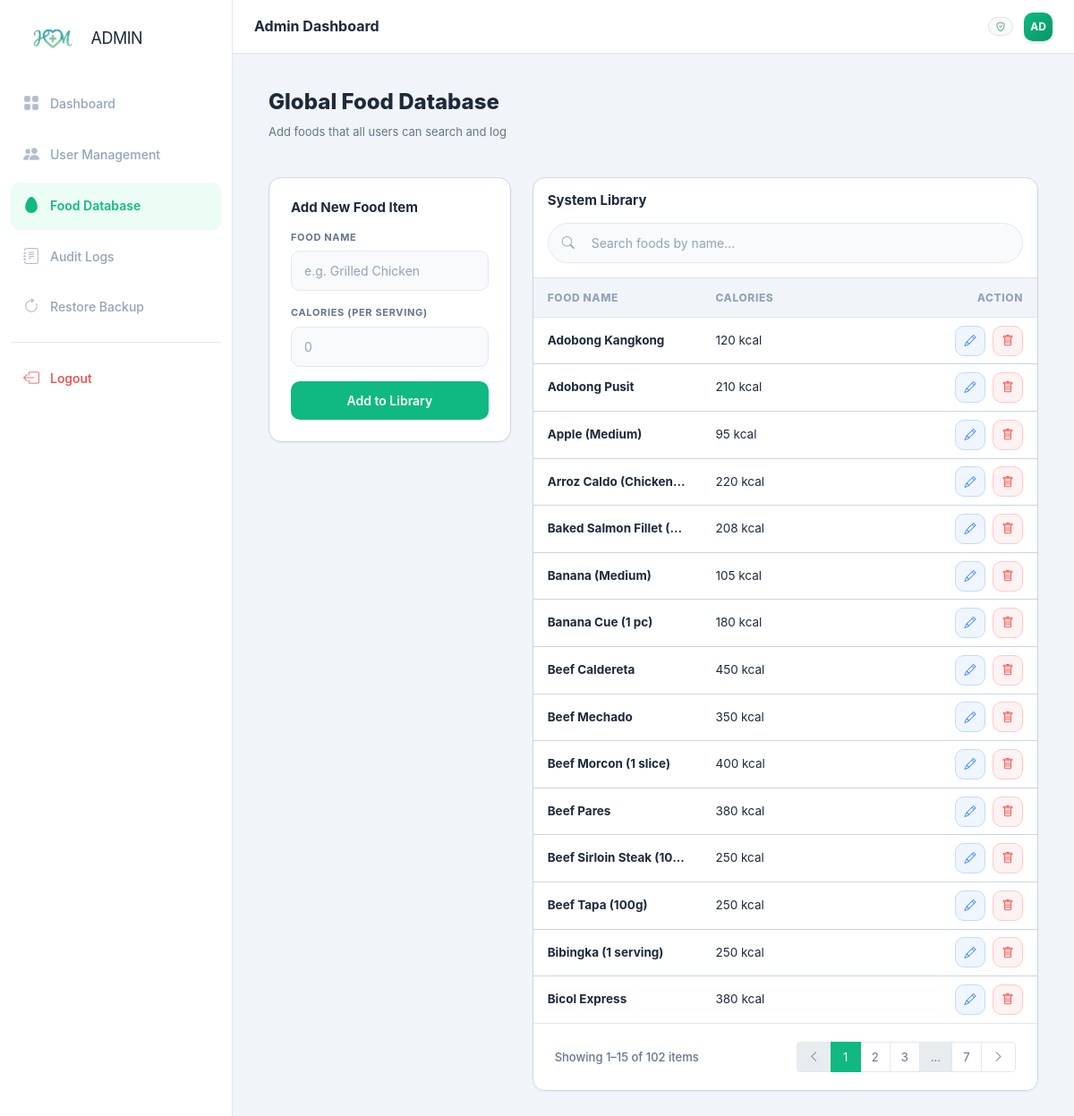
Screenshot of /admin/foods (signed in) with the database file from the repository.
### app.py (models this page shows)
class GlobalFood(db.Model):
    __tablename__ = 'global_foods'
    id        = db.Column(db.Integer, primary_key=True)
    name      = db.Column(db.String(120), unique=True, nullable=False)
    calories_per_100g = db.Column(db.Float, nullable=False)
    serving_size      = db.Column(db.String(50), default='100g')
    category  = db.Column(db.String(50), default='General')
    created_at = db.Column(db.DateTime, default=datetime.datetime.utcnow)
    updated_at = db.Column(db.DateTime, default=datetime.datetime.utcnow,
                        onupdate=datetime.datetime.utcnow)
    @property
    def calories(self): # Compatibility with older code
        return self.calories_per_100g

### app.py (the view, shortened to what this page needs)
@app.route('/admin/foods', methods=['GET', 'POST'])
@admin_required
def admin_foods():
    page = request.args.get('page', 1, type=int)
    q = request.args.get('q', '').strip() or ''
    category = request.args.get('category', '').strip() or ''
    query = GlobalFood.query
    if q:
        query = query.filter(GlobalFood.name.ilike(f'%{q}%'))
    if category:
        query = query.filter(GlobalFood.category == category)
    pagination = query.order_by(GlobalFood.name).paginate(page=page, per_page=15, error_out=False)
    return render_template('admin/foods.html', foods=pagination.items,
                        pagination=pagination, q=q, current_category=category)

### app.py (called while the page is built)
def get_greeting():
    h = datetime.datetime.now().hour
    if  5 <= h < 12: return 'Good morning'
    if 12 <= h < 17: return 'Good afternoon'
    return 'Good evening'

@app.context_processor
def inject_globals():
    return {
        'now':      datetime.datetime.now(),
        'greeting': get_greeting(),
    }

def role_required(roles):
    def wrapper(f):
        @wraps(f)
        def decorated(*args, **kwargs):
            admin_id = session.get('admin_id')
            if admin_id:
                admin = db.session.get(Admin, admin_id)
                if admin and admin.role in roles:
                    return f(*args, **kwargs)
            u = current_user()
            if u and u.role in roles:
                return f(*args, **kwargs)
            flash('Unauthorized access.', 'danger')
            return redirect(url_for('login'))
        return decorated
    return wrapper

### templates/admin/foods.html (shortened to what this page needs)
{% extends "admin/base.html" %}
{% block admin_content %}
<div class="page-header">
    <div>
        <h1 class="page-title">Global Food Database</h1>
        <p class="page-sub">Add foods that all users can search and log</p>
    </div>
</div>
<div class="row">
    <div class="col-lg-4">
        <div class="admin-content-card p-4">
            <h6 class="card-title mb-3">Add New Food Item</h6>
            <form method="POST">
                <div class="mb-3">
                    <label class="hm-label">Food Name</label>
                    <input type="text" name="name" class="hm-input" placeholder="e.g. Grilled Chicken" required>
                </div>
                <div class="mb-3">
                    <label class="hm-label">Calories (per serving)</label>
                    <input type="number" name="calories" class="hm-input" placeholder="0" step="0.1" required>
                </div>
                <button type="submit" class="btn-hm-primary w-100">Add to Library</button>
            </form>
        </div>
    </div>
    <div class="col-lg-8">
        <div class="admin-content-card">
            <div class="p-3 border-bottom">
                <h6 class="card-title mb-3">System Library</h6>
                <form method="GET" action="{{ url_for('admin_foods') }}" class="position-relative" id="adminSearchForm">
                    <i class="bi bi-search position-absolute top-50 start-0 translate-middle-y ms-3 text-muted"></i>
                    <input type="text" name="q" class="hm-input ps-5 rounded-pill"
                           placeholder="Search foods by name..." value="{{ q or '' }}"
                           oninput="debounceSearch()">
                </form>
            </div>
            <div class="table-responsive-admin">
                <table class="admin-table admin-table-compact align-middle">
                    <thead>
                        <tr>
                            <th>Food Name</th>
                            <th>Calories</th>
                            <th class="text-end">Action</th>
                        </tr>
                    </thead>
                    <tbody>
                        {% for food in foods %}
                        <tr>
                            <td class="fw-bold">{{ food.name }}</td>
                            <td>{{ food.calories | round | int }} kcal</td>
                            <td>
                                <div class="admin-actions justify-content-end">
                                <a href="{{ url_for('admin_edit_food', fid=food.id) }}" class="btn-admin-action btn-admin-edit" title="Edit">
                                    <i class="bi bi-pencil"></i>
                                </a>
                                <form action="{{ url_for('admin_delete_food', fid=food.id) }}" method="POST" onsubmit="return confirm('Delete this food?')">
                                    <button type="submit" class="btn-admin-action btn-admin-delete">
                                        <i class="bi bi-trash"></i>
                                    </button>
                                </form>
                                </div>
                            </td>
                        </tr>
                        {% endfor %}
                    </tbody>
                </table>
            </div>
            <div class="admin-pagination-footer d-flex flex-column flex-md-row align-items-center justify-content-between gap-3">
                <div class="pagination-info">
                    Showing {{ pagination.first }}–{{ pagination.last }} of {{ pagination.total }} items
                </div>
                <nav>
                    <ul class="pagination pagination-sm mb-0">
                        <li class="page-item {{ 'disabled' if not pagination.has_prev }}">
                            <a class="page-link" href="{{ url_for('admin_foods', page=pagination.prev_num, q=q) if pagination.has_prev else '#' }}">
                                <i class="bi bi-chevron-left"></i>
                            </a>
                        </li>
                        {% for p in pagination.iter_pages(left_edge=1, left_current=2, right_current=2, right_edge=1) %}
                            {% if p %}
                                <li class="page-item {{ 'active' if p == pagination.page }}">
                                    <a class="page-link" href="{{ url_for('admin_foods', page=p, q=q) }}">{{ p }}</a>
                                </li>
                            {% else %}
                                <li class="page-item disabled"><span class="page-link">...</span></li>
                            {% endif %}
                        {% endfor %}
                        <li class="page-item {{ 'disabled' if not pagination.has_next }}">
                            <a class="page-link" href="{{ url_for('admin_foods', page=pagination.next_num, q=q) if pagination.has_next else '#' }}">
                                <i class="bi bi-chevron-right"></i>
                            </a>
                        </li>
                    </ul>
                </nav>
            </div>
        </div>
    </div>
</div>
{% endblock %}

### rows the page displays
GlobalFood: name "Adobong Kangkong", calories "120"
GlobalFood: name "Adobong Pusit", calories "210"
GlobalFood: name "Apple (Medium)", calories "95"
GlobalFood: name "Arroz Caldo (Chicken…", calories "220"
GlobalFood: name "Baked Salmon Fillet (…", calories "208"
GlobalFood: name "Banana (Medium)", calories "105"
GlobalFood: name "Banana Cue (1 pc)", calories "180"
GlobalFood: name "Beef Caldereta", calories "450"
GlobalFood: name "Beef Mechado", calories "350"
GlobalFood: name "Beef Morcon (1 slice)", calories "400"
GlobalFood: name "Beef Pares", calories "380"
GlobalFood: name "Beef Sirloin Steak (10…", calories "250"
GlobalFood: name "Beef Tapa (100g)", calories "250"
GlobalFood: name "Bibingka (1 serving)", calories "250"
GlobalFood: name "Bicol Express", calories "380"

### other values shown
{{ user.initials if user else 'AD' }} "AD"
{{ pagination.first }} "1"
{{ pagination.last }} "15"
{{ pagination.total }} "102"
{{ p }} "1" "2" "3" "7"
